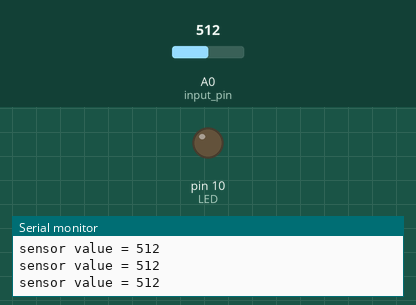
Simulated run of this sketch. Board: Arduino Uno, built with avr-gcc and run on an emulated ATmega328P. Shown: output pins drawn as LEDs (lit = HIGH), the last lines printed to the serial monitor. The test bench sets the inputs (shaded band); at power-on: A0 (input_pin) = 512.

Above: at 1.2 s.
1.3 s: A0 (input_pin) set to 163
2.8 s: A0 (input_pin) set to 138
At 3.4 s:
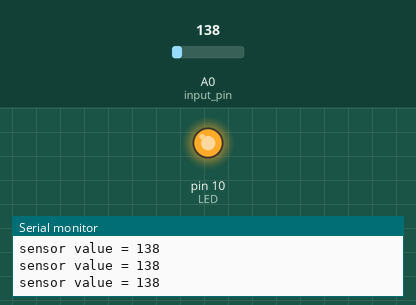
4.3 s: A0 (input_pin) set to 160
At 4.9 s:
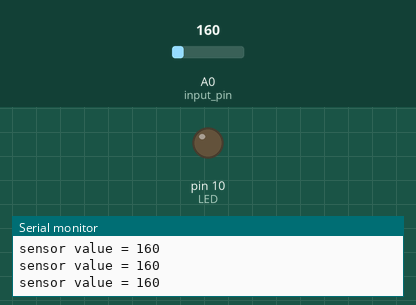
5.8 s: A0 (input_pin) set to 140
At 6.6 s:
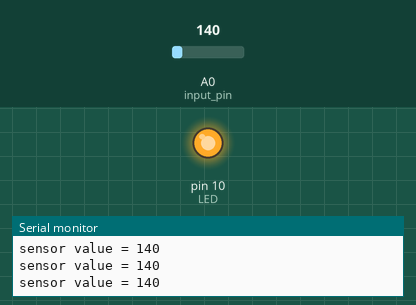
Timing chart, 0 to 8.3 s (numbered marks = the images above; inputs shaded):
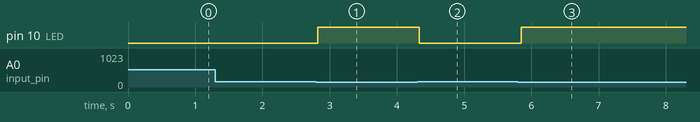

The sketch:

ldr.ino
```cpp
int input_pin= A0;
int LED = 10;
int sensor_sample = 0;

void setup(){
  Serial.begin(9600);
  pinMode (LED, OUTPUT);
  pinMode(input_pin, INPUT);
}
void loop(){
  sensor_sample = analogRead(input_pin);
  Serial.print("sensor value = " );
  Serial.println(sensor_sample);
  if (sensor_sample < 150 ){
    digitalWrite(LED, HIGH);
  }else{
  digitalWrite(LED, LOW);
  }
  delay (50);
}
```

Measured:
- the behaviour switches between 150 and 149 on A0 (input_pin) (found by bisection; images 0 and 1)
- after the input at 2.8 s, pin 10 (LED): LOW → HIGH at once
- after the input at 4.3 s, pin 10 (LED): HIGH → LOW at once
- after the input at 5.8 s, pin 10 (LED): LOW → HIGH after 0.05 s
